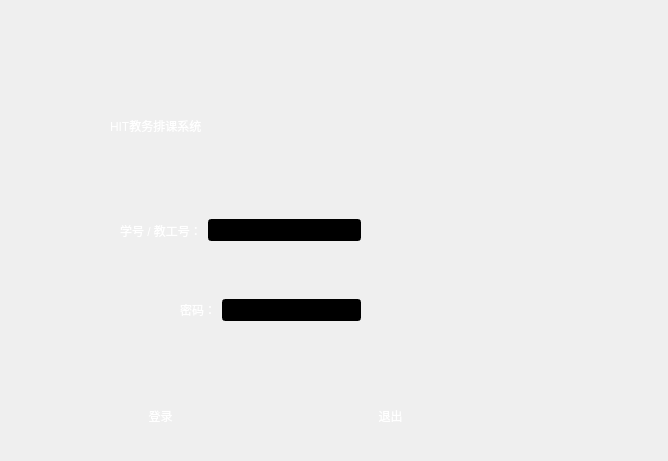
<?xml version="1.0" encoding="UTF-8"?>
<ui version="4.0">
 <class>TipsDialog</class>
 <widget class="QDialog" name="TipsDialog">
  <property name="geometry">
   <rect>
    <x>0</x>
    <y>0</y>
    <width>668</width>
    <height>461</height>
   </rect>
  </property>
  <property name="contextMenuPolicy">
   <enum>Qt::CustomContextMenu</enum>
  </property>
  <property name="windowTitle">
   <string>Dialog</string>
  </property>
  <property name="styleSheet">
   <string notr="true">#TipsDialog
{background-image: url(:/index.jpg);}</string>
  </property>
  <widget class="QPushButton" name="loginBtn">
   <property name="geometry">
    <rect>
     <x>90</x>
     <y>390</y>
     <width>141</width>
     <height>51</height>
    </rect>
   </property>
   <property name="styleSheet">
    <string notr="true">background-image: url(:/index.jpg);
font: 16pt &quot;华文新魏&quot;;
color: rgb(255, 255, 255);
</string>
   </property>
   <property name="text">
    <string>登录</string>
   </property>
   <property name="flat">
    <bool>true</bool>
   </property>
  </widget>
  <widget class="QPushButton" name="exitBtn">
   <property name="geometry">
    <rect>
     <x>320</x>
     <y>390</y>
     <width>141</width>
     <height>51</height>
    </rect>
   </property>
   <property name="styleSheet">
    <string notr="true">background-image: url(:/index.jpg);
color: rgb(255, 255, 255);
font: 16pt &quot;华文新魏&quot;;</string>
   </property>
   <property name="text">
    <string>退出</string>
   </property>
   <property name="flat">
    <bool>true</bool>
   </property>
  </widget>
  <widget class="QWidget" name="horizontalLayoutWidget_3">
   <property name="geometry">
    <rect>
     <x>120</x>
     <y>210</y>
     <width>241</width>
     <height>41</height>
    </rect>
   </property>
   <layout class="QHBoxLayout" name="horizontalLayout_3">
    <item>
     <widget class="QLabel" name="label">
      <property name="styleSheet">
       <string notr="true">font: 12pt &quot;华文新魏&quot;;
color: rgb(255, 255, 255);</string>
      </property>
      <property name="text">
       <string>学号 / 教工号：</string>
      </property>
     </widget>
    </item>
    <item>
     <widget class="QLineEdit" name="userlineEdit">
      <property name="styleSheet">
       <string notr="true">#userlineEdit{background-color:rgb(0,0,0,0,);}</string>
      </property>
     </widget>
    </item>
   </layout>
  </widget>
  <widget class="QWidget" name="horizontalLayoutWidget">
   <property name="geometry">
    <rect>
     <x>180</x>
     <y>270</y>
     <width>181</width>
     <height>80</height>
    </rect>
   </property>
   <layout class="QHBoxLayout" name="horizontalLayout">
    <item>
     <widget class="QLabel" name="label_2">
      <property name="styleSheet">
       <string notr="true">font: 12pt &quot;华文新魏&quot;;
color: rgb(255, 255, 255);</string>
      </property>
      <property name="text">
       <string>密码：</string>
      </property>
     </widget>
    </item>
    <item>
     <widget class="QLineEdit" name="pwdlineEdit">
      <property name="styleSheet">
       <string notr="true">#pwdlineEdit{background-color:rgb(0,0,0,0,);}</string>
      </property>
     </widget>
    </item>
   </layout>
  </widget>
  <widget class="QLabel" name="label_3">
   <property name="geometry">
    <rect>
     <x>110</x>
     <y>80</y>
     <width>321</width>
     <height>91</height>
    </rect>
   </property>
   <property name="styleSheet">
    <string notr="true">font: 30pt &quot;华文新魏&quot;;
color: rgb(255, 255, 255);</string>
   </property>
   <property name="text">
    <string>HIT教务排课系统</string>
   </property>
  </widget>
 </widget>
 <resources/>
 <connections>
  <connection>
   <sender>exitBtn</sender>
   <signal>clicked()</signal>
   <receiver>TipsDialog</receiver>
   <slot>close()</slot>
   <hints>
    <hint type="sourcelabel">
     <x>390</x>
     <y>415</y>
    </hint>
    <hint type="destinationlabel">
     <x>395</x>
     <y>253</y>
    </hint>
   </hints>
  </connection>
 </connections>
</ui>
